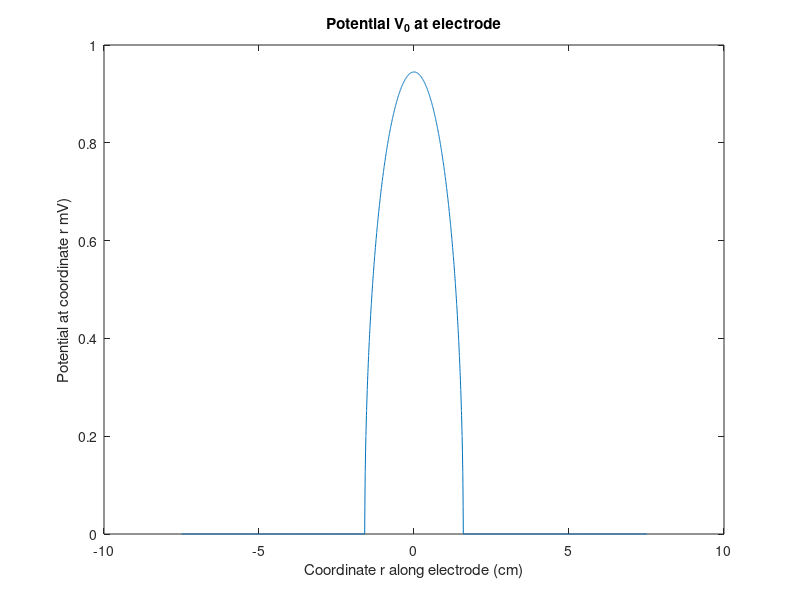
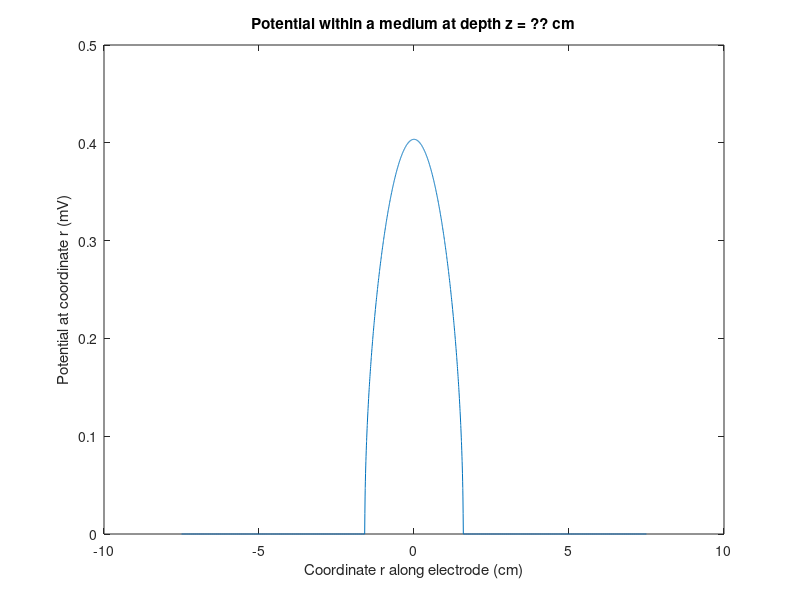

The MATLAB script that drew these images, in order:
%% Initialize 
clear

a = 3.175/2;   % electrode radius in cm 
% r = -a:0.01:a; % coordinate along electrode in cm
r = load('nodelocations.txt') / 10; % (mm -> cm)
z = 2;         % depth coordinate in cm
I = 25;        % current in mA
sigma = 1/12;  % tissue conductivity in S/m
 % convert to S/cm
 sigma = sigma*(100); % tissue conductivity in S/cm

%% Current density
J = I./(pi.*a^2); % mA/cm^2

%% Voltage at electrode
V0 = zeros(1,length(r));
for i = 1:length(r)
    V0(i) = (pi*J.*((a^2-r(i).^2).^0.5))./(2*sigma);   % units of mV 
end

% plot to check
figure(1); clf
plot(r, V0)
xlabel('Coordinate r along electrode (cm)')
ylabel('Potential at coordinate r mV)')
title('Potential V_{0} at electrode')

%% Voltage within medium
V = zeros(1,length(r));
for i = 1:length(r)
    V(i) = (2*V0(i)./pi).*asin((2*a)./(sqrt((r(i)-a).^2+z.^2)+sqrt((r(i)+a).^2+z.^2)));
end

% Plot V(r,z) to check
figure(2); clf
plot(r,V)
xlabel('Coordinate r along electrode (cm)')
ylabel('Potential at coordinate r (mV)')
title('Potential within a medium at depth z = ?? cm')